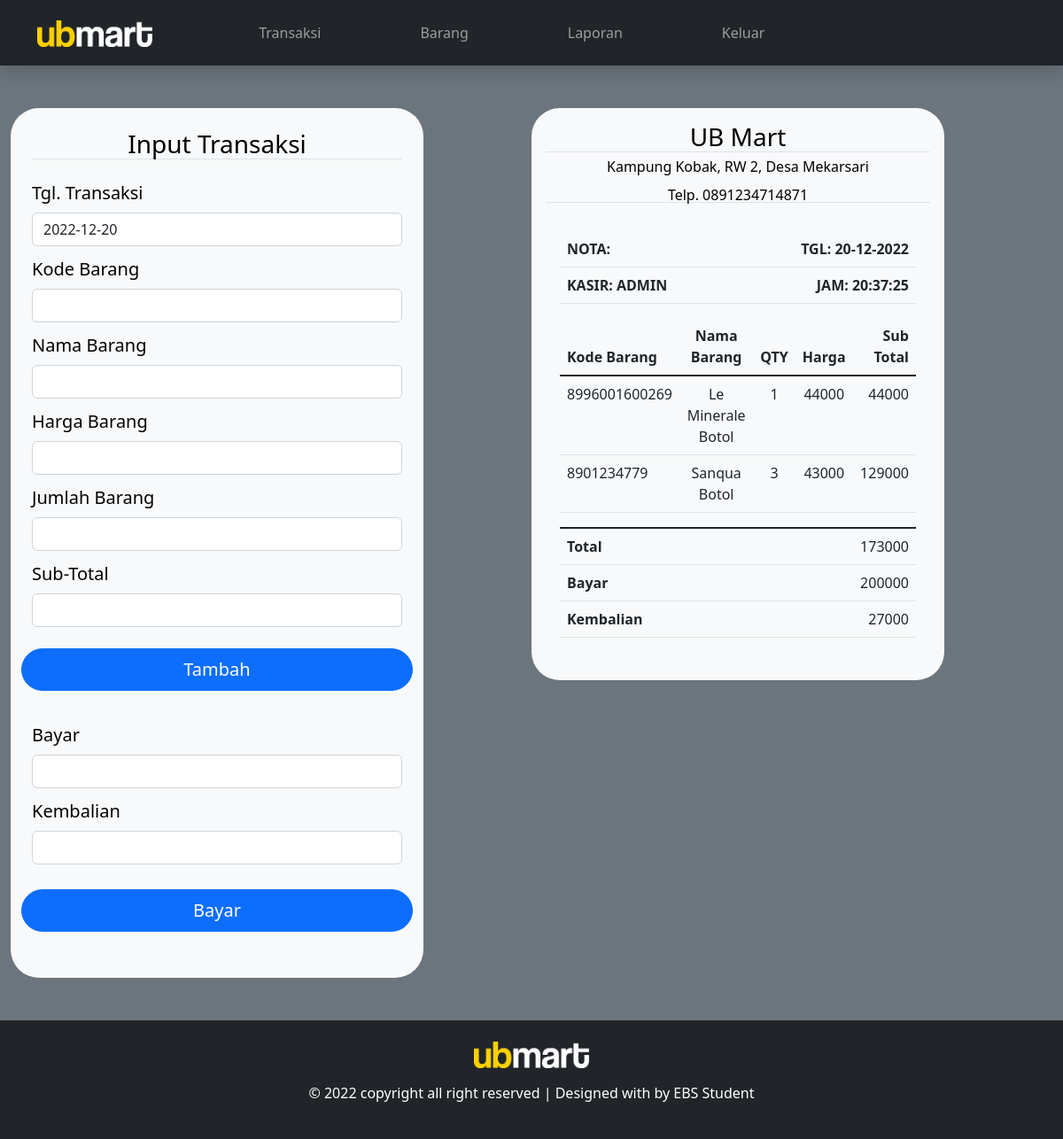
The page / on the database its author committed.
### tables this page shows
CREATE TABLE `transaksi_struk_temp` (
  `id` int(11) NOT NULL,
  `kode_barang` varchar(15) NOT NULL,
  `nama_barang` varchar(100) NOT NULL,
  `harga_jual` int(11) NOT NULL,
  `kuantitas` int(11) NOT NULL,
  `sub_total` int(11) NOT NULL
);

CREATE TABLE `nota_harian_temp` (
  `id` int(11) NOT NULL,
  `nota` varchar(12) NOT NULL,
  `tanggal` date NOT NULL,
  `bayar` int(15) NOT NULL,
  `kembalian` int(15) NOT NULL,
  `kasir` varchar(50) NOT NULL
);

### App/Config/Config.php (called while the page is built, shortened)
<?php
class Config {
    private $dsn = "mysql:host=". self::DBHOST . ":" . self::DBPORT . ";dbnames=" . self::DBNAME;
    public function __construct()
    {
        try {
            $this->pdo = new PDO($this->dsn, self::DBUSER, self::DBPASS);
            $this->pdo->setAttribute(PDO::ATTR_DEFAULT_FETCH_MODE, PDO::FETCH_ASSOC);
            return $this->pdo;
        } catch (PDOException $e) {
            die('Connection failed: ' . $e->getMessage());
        }
    }
}

### App/Class/Transaksi.php (called while the page is built, shortened)
<?php
include (__DIR__ . "/../Config/Config.php");
class Transaksi extends Config {
    public function readTransaksiTemp() {
        $sql = "SELECT * FROM kasir_ub_mart.transaksi_struk_temp ORDER BY id ASC";
        $stmt = $this->pdo->prepare($sql);
        $stmt->execute();
        $result = $stmt->fetchAll();
        return $result;
    }
    public function readNotaHarianTemp() {
        $sql = "SELECT * FROM kasir_ub_mart.nota_harian_temp";
        $stmt = $this->pdo->prepare($sql);
        $stmt->execute();
        $result = $stmt->fetch();
        return $result;
    }
}

### pages/transaksi.php (the view, shortened to what this page needs)
<?php
require_once (__DIR__ . "/../App/Class/Transaksi.php");
$laporanPenjualan = new Transaksi;
$notaHarianTemp = $laporanPenjualan->readNotaHarianTemp();
?>
<head>
</head>
<body class="text-bg-secondary">
    <div class="row container-fluid mt-5">
        <section class="col-5">
            <div class="container text-bg-light rounded-5 p-4">
                <h3 class="align-items-center text-center border-bottom mb-3">Input Transaksi</h3>
                <form method="post" id="formTransaksi" onkeypress="return event.keyCode != 13" action="/ub-mart-tambun/App/Util/add-transaksi-temp.php">
                    <div class="mb-1 row">
                        <label for="" class="col-form-label fs-5">Tgl. Transaksi</label>
                        <div class="input-group">
                            <input type="text" readonly class="form-control" id="tglTransaksi" value="<?php echo date('Y-m-d'); ?>">
                        </div>
                    </div>
                    <div class="mb-1 row">
                        <label for="kodeBarangTransaksi" class="col-form-label fs-5">Kode Barang</label>
                        <div class="input-group">
                            <input type="text" class="form-control" id="kodeBarangTransaksi" name="kodeBarangTransaksi">
                        </div>
                    </div>
                    <div class="mb-1 row">
                        <label for="namaBarangTransaksi" class="col-form-label fs-5">Nama Barang</label>
                        <div class="input-group">
                            <input type="text" class="form-control" id="namaBarangTransaksi" name="namaBarangTransaksi" readonly>
                        </div>
                    </div>
                    <div class="mb-1 row">
                        <label for="hargaTransaksi" class="col-form-label fs-5">Harga Barang</label>
                        <div class="input-group">
                            <input type="text" class="form-control" id="hargaTransaksi" name="hargaTransaksi" readonly>
                        </div>
                    </div>
                    <div class="mb-1 row">
                        <label for="qtyTransaksi" class="col-form-label fs-5">Jumlah Barang</label>
                        <div class="input-group">
                            <input type="number" class="form-control" id="qtyTransaksi" name="qtyTransaksi" min=1dff>
                        </div>
                    </div>
                    <div class="mb-1 row">
                        <label for="subTotalTransaksi" class="col-form-label fs-5">Sub-Total</label>
                        <div class="input-group">
                            <input type="text" readonly class="form-control" id="subTotalTransaksi" name="subTotalTransaksi">
                        </div>
                        <input class="btn btn-primary btn-lg rounded-pill my-4 btnTambah" type="submit" value="Tambah" id="btnTambah" name="btnTambah">
                    </div>
                </form>
                <form action="/ub-mart-tambun/App/Util/add-nota-harian-temp.php" method="post">
                    <div class="mb-1 row">
                        <label for="transaksiBayar" class="col-form-label fs-5">Bayar</label>
                        <div class="input-group">
                            <input type="text" class="form-control" id="transaksiBayar" name="transaksiBayar">
                        </div>
                    </div>
                    <div class="mb-1 row">
                        <label for="transaksiKembalian" class="col-form-label fs-5">Kembalian</label>
                        <div class="input-group">
                            <input type="text" class="form-control" id="transaksiKembalian" name="transaksiKembalian" readonly>
                        </div>
                    </div>
                    <div class="mb-1 row">
                        <input class="btn btn-primary btn-lg rounded-pill my-4" id="btnBayar" name="btnBayar" type="submit" value="Bayar">
                    </div>
                </form>
            </div>
        </section>
        <section class="col-1">
        </section>
        <section class="col-5">
            <div class="container text-bg-light rounded-5 p-3">
                <h3 class="text-center border-bottom">UB Mart</h3>
                <p class="text-center lh-1">Kampung Kobak, RW 2, Desa Mekarsari</p>
                <p class="text-center lh-1 border-bottom mb-3">Telp. 0891234714871</p>
                <div class="container table-responsive p-3">
                    <table class="table container border-bottom">
                        <tbody>
                            <tr>
                                <th class="align-items-center text-start" scope="col-6">NOTA: </th>
                                <th class="align-items-center text-end" scope="col-6">TGL: <?= date('d-m-Y') ?></th>
                            </tr>
                            <tr>
                                <th class="align-items-center text-start" scope="col-6">KASIR: ADMIN</th>
                                <th class="align-items-center text-end" scope="col-6"><span id="timestamp">JAM: <?php echo $timestamp = date('H:i:s')?></span></th>
                            </tr>
                        </tbody>
                    </table>
                    <table class="table table-hover" id="tableStruk">
                        <thead>
                            <tr>
                                <th scope="col-4" class="text-start">Kode Barang</th>
                                <th scope="col-4" class="text-center">Nama Barang</th>
                                <th scope="col-2" class="text-center">QTY</th>
                                <th scope="col-3" class="text-center">Harga</th>
                                <th scope="col-3" class="text-end">Sub Total</th>
                            </tr>
                        </thead>
                        <tbody class="table-group-divider" id="tBodyStruk">
                            <?php $laporanPenjualan = $laporanPenjualan->readTransaksiTemp(); ?>
                            <?php foreach($laporanPenjualan as $row) : ?>
                                <tr>
                                    <td scope="col-4" class="text-start"><?php echo $row['kode_barang']; ?></td>
                                    <td scope="col-4" class="text-center"><?php echo $row['nama_barang']; ?></td>
                                    <td scope="col-2" class="text-center"><?php echo $row['kuantitas']; ?></td>
                                    <td scope="col-3" class="text-center"><?php echo $row['harga_jual']; ?></td>
                                    <td scope="col-3" class="text-end"><?php echo $row['sub_total']; ?></td>
                                </tr>
                            <?php endforeach; ?>
                        </tbody>
                    </table>
                    <table class="table table-group-divider">
                        <thead>
                            <tr>
                                <th class="align-items.center text-start" scope="col-6">Total</th>
                                <td class="align-items.center text-end" scope="col-6" id="totalFromSubTotalRow"></td>
                            </tr>
                            <tr>
                                <th class="align-items.center text-start" scope="col-6">Bayar</th>
                                <td class="align-items.center text-end" scope="col-6"><?php echo $notaHarianTemp['bayar'] ?></td>
                            </tr>
                            <tr>
                                <th class="align-items.center text-start" scope="col-6">Kembalian</td>
                                <td class="align-items.center text-end" scope="col-6"><?php echo $notaHarianTemp['kembalian'] ?></td>
                            </tr>
                        </thead>
                    </table>
                </div>
            </div>
        </section>
    </div>
</body>

### assets/css/style.css (style rules this page uses)
:root { font-family: 'Poppins', sans-serif; }

### rows shown on the page
transaksi_struk_temp: kode_barang "8996001600269", nama_barang "Le Minerale Botol", kuantitas "1", harga_jual "44000", sub_total "44000"
transaksi_struk_temp: kode_barang "8901234779", nama_barang "Sanqua Botol", kuantitas "3", harga_jual "43000", sub_total "129000"
nota_harian_temp: bayar "200000", kembalian "27000"
